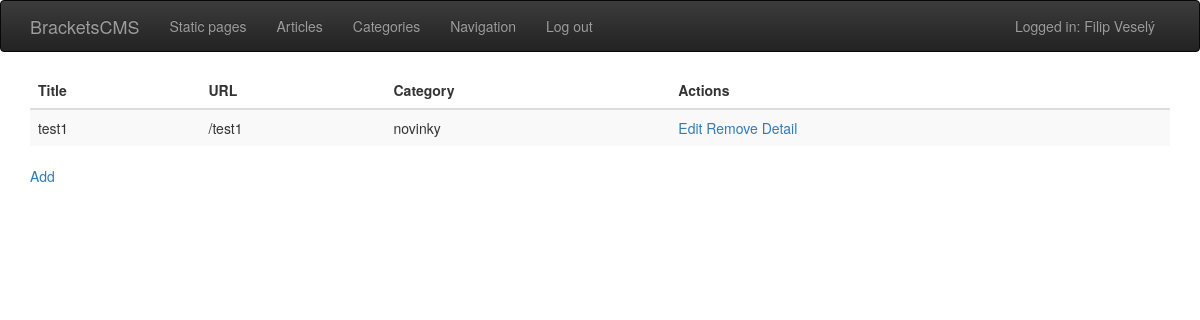
The page /cms-admin/post/overview/ (signed in) on the database its author committed.
### cms/models.py (models this page shows, shortened)
class Article(models.Model):
    title = models.CharField(max_length=250)
    description = models.CharField(max_length=250)
    content = models.TextField()
    publish_date = models.DateTimeField(blank=True, null=True)
    author = models.ForeignKey(User, on_delete=models.CASCADE)
    category = models.ForeignKey(Category, on_delete=models.CASCADE)
    keywords = models.CharField(max_length=250)
    url = models.CharField(max_length=500, unique=True)
    thumbnail_path = models.CharField(max_length=500)

class Category(models.Model):
    title = models.CharField(max_length=250)
    description = models.CharField(max_length=250)
    keywords = models.CharField(max_length=250)
    url = models.CharField(max_length=500, unique=True)
    thumbnail_path = models.CharField(max_length=500)
    author = models.ForeignKey(User, on_delete=models.CASCADE)
    def __str__(self):
        return self.url

### cms_admin/views.py (the view)
@login_required
def post_overview(request):
    return render(request, "admin/post-overviews.html", {
        "pages": Article.objects.all(),
        "title": "all Article"
    })

### cms/context_preprocessors.py (called while the page is built)
def config_meta(request):
    result_dictionary = {}
    with open(os.path.join(BASE_DIR, 'cms/config/config.json')) as json_data:
        data = json.load(json_data)
        result_dictionary['site_title'] = data["site_config"]["title"]
        result_dictionary['site_description'] = data["site_config"]["description"]
        result_dictionary['site_keywords'] = data["site_config"]["keywords"]
    return result_dictionary

def navigation(request):
    return {"navigation_items": MenuItem.get_all_top_level()}

### cms/models.py (called while the page is built)
    @staticmethod
    def get_all_top_level():
        return MenuItem.objects.all().filter(parent=0)

### cms_admin/context_preprocessors.py (called while the page is built)
def full_user_name(request):
    result_dictionary = {}
    if request.user.is_authenticated():
        result_dictionary["user_full_name"] = request.user.first_name + " " + request.user.last_name
        result_dictionary["logged_in"] = True
    else:
        result_dictionary["logged_in"] = False
    return result_dictionary

### templates/admin/post-overviews.html (shortened to what this page needs)
{% extends "admin/admin-base.html" %}
{% block content %}
    <div class="table-responsive">
        <table class="table table-striped">
            <thead>
            <tr>
                <th>Title</th>
                <th>URL</th>
                <th>Category</th>
                <th>Actions</th>
            </tr>
            </thead>
            <tbody>
            {% for item in pages %}
                <tr>
                    <td>{{ item.title }}</td>
                    <td>/{{ item.url }}</td>
                    <td>{{ item.category }}</td>
                    <td>
                        <a href="/cms-admin/post/edit/{{ item.url }}">Edit</a>
                        <a href="/cms-admin/post/delete/{{ item.url }}">Remove</a>
                        <a href="/cms-admin/post/detail/{{ item.url }}">Detail</a>
                    </td>
                </tr>
            {% endfor %}
            </tbody>
        </table>
        <a href="/cms-admin/post/new/">Add</a>
    </div>
    {% load static %}
{% endblock %}

### rows shown on the page
Article: title "test1", url "test1", category "novinky"

### other values the page prints
{{ user_full_name }} "Filip Veselý"
